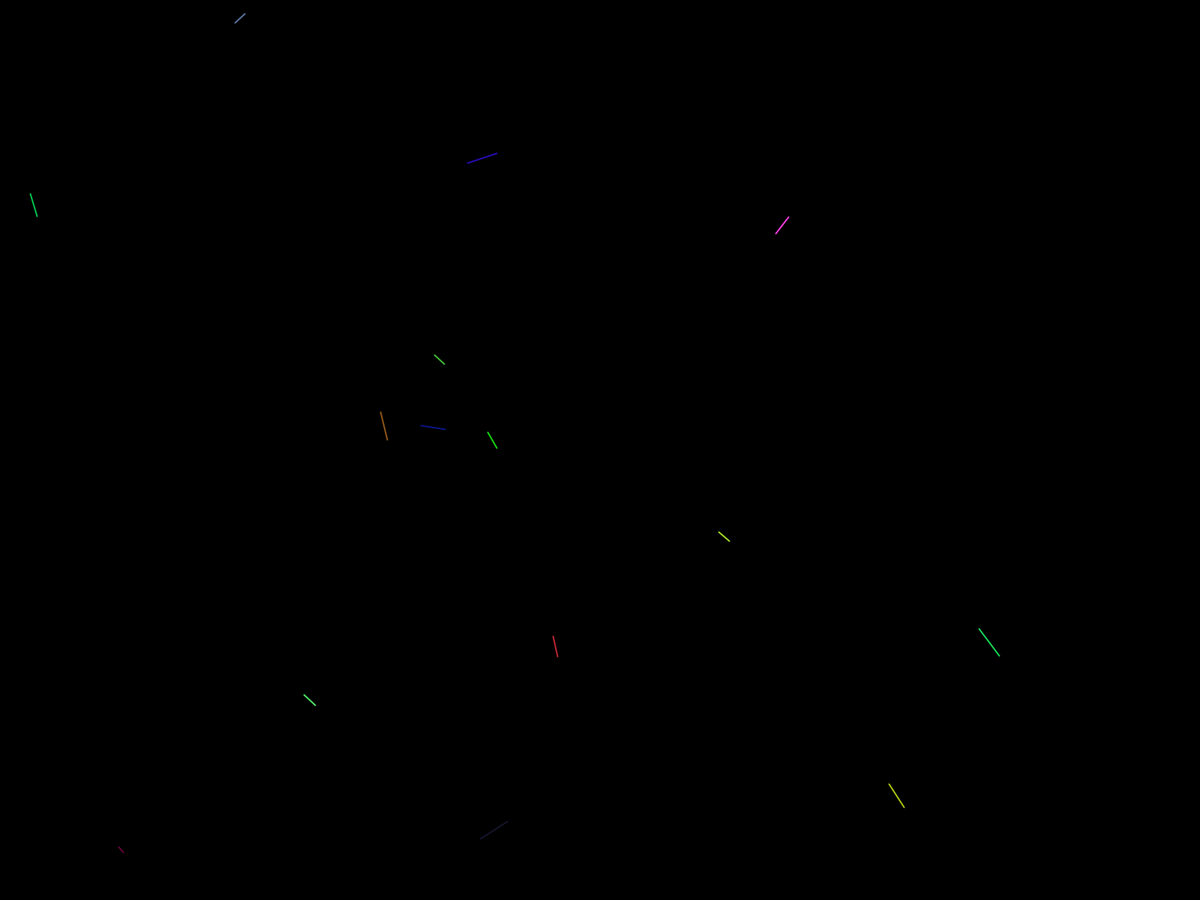
Frame 1 (no input)
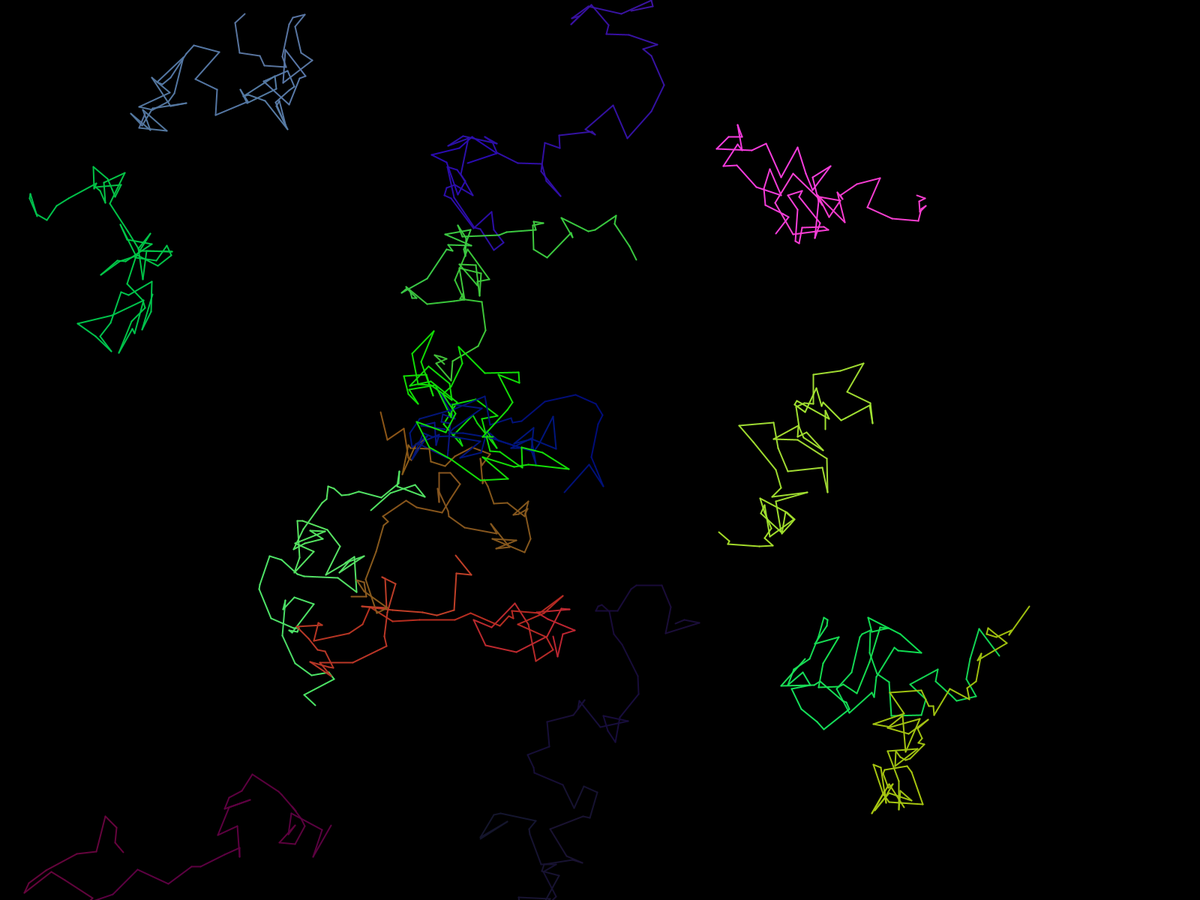
Frame 60 (the mouse pressed at the canvas centre just before this capture)
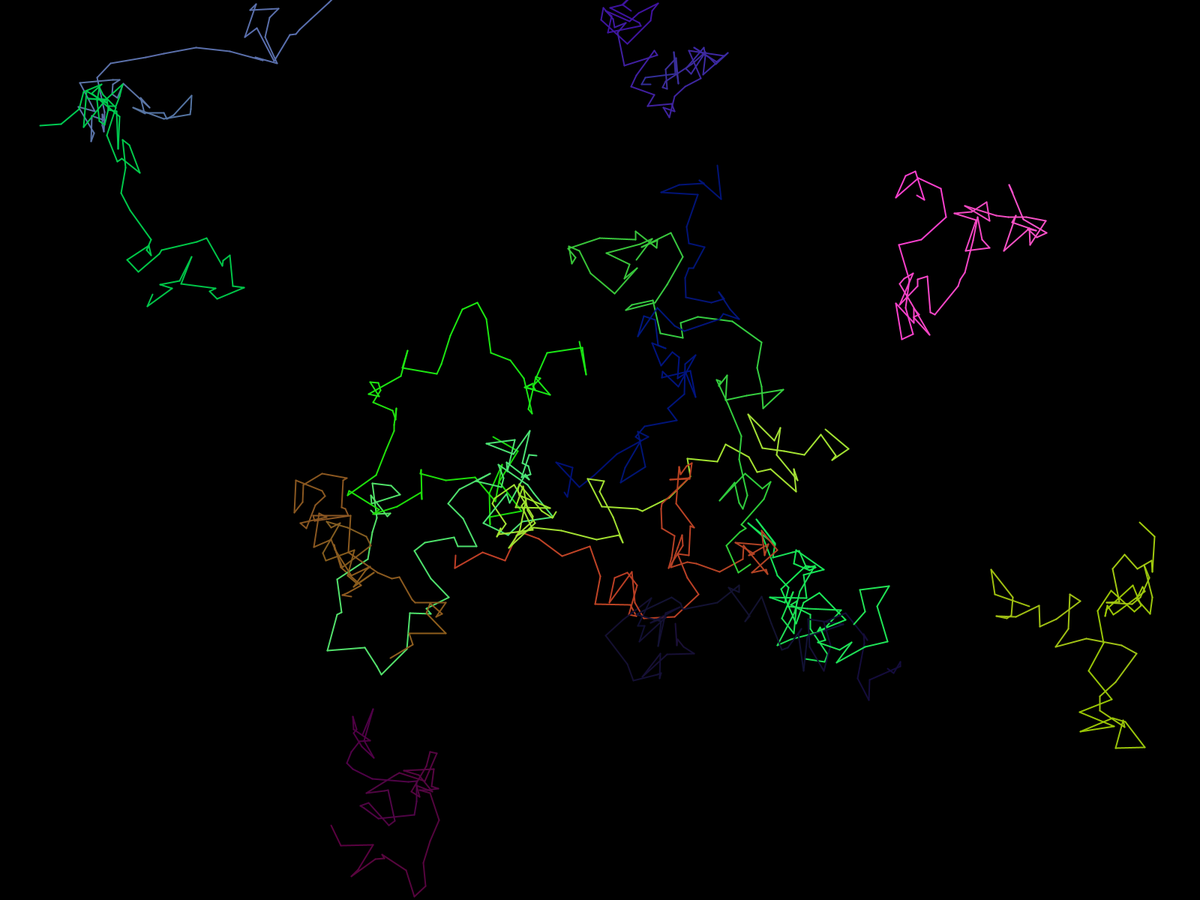
Frame 120 (the mouse held since frame 60 and released just before this capture)

The Processing sketch that drew these frames (run headless with seeded random() and noise(); from frame 60 on, the mouse is pressed at the canvas centre):

// Processing sketch: lines_continuous
// ── lines_continuous.pde
Point[] points;
boolean mouseWasPressed;
int pointCount = 15;
float lineLenMin = 5;
float lineLenMax = 50;
float lineWidth = 2.0;
float colShiftMax = 5.0;


void setup() {
  fullScreen();
  points = new Point[pointCount];
  for (int i = 0; i < pointCount; i++) {
    points[i] = new Point(random(width), random(height), NewRandomColor());
  }
  strokeWeight(lineWidth);
  mouseWasPressed = true;
}

void draw() {
  if (mouseWasPressed) {
    background(0);
    mouseWasPressed = false;
  }
  
  for (Point point : points) {
    float x1 = point.X;
    float y1 = point.Y;
    float lineLen = random(lineLenMin, lineLenMax);
    float angle = random(TWO_PI);
    float dx = lineLen * cos(angle);
    float dy = lineLen * sin(angle);
    float x2 = x1 + dx;
    if (x2 < 0 || width < x2) {
      x2 = x1 - dx;
    }
    float y2 = y1 + dy;
    if (y2 < 0 || height < y2) {
      y2 = y1 - dx;
    }
    point.X = x2;
    point.Y = y2;
    if (int(random(5)) == 0) {
      point.Col.AddRed(int(random(-colShiftMax, colShiftMax)));
    }
    if (int(random(5)) == 0) {
      point.Col.AddGreen(int(random(-colShiftMax, colShiftMax)));
    }
    if (int(random(5)) == 0) {
      point.Col.AddBlue(int(random(-colShiftMax, colShiftMax)));
    }

    stroke(point.Col.Value);
    line(x1, y1, x2, y2);
  }
}

void mousePressed() {
  mouseWasPressed = true;
}

Color NewRandomColor() {
  return new Color(int(random(256)), int(random(256)), int(random(256)));
}

// ── Point.pde
// The color class wraps a native color value in an object so that 
// the colors of multiple things can be updated at the same time.
class Color {
  color Value;
  
  Color(color c) {
    this.Value = c;
  }
  
  Color(int red, int green, int blue) {
    this.Value = color(red, green, blue);
  }
  
  Color(int red, int green, int blue, int alpha) {
    this.Value = color(red, green, blue, alpha);
  }
  
  int Alpha() {
    return this.Value >> 24 & 0xFF;
  }
  
  int Red() {
    return this.Value >> 16 & 0xFF;
  }
  
  int Green() {
    return this.Value >> 8 & 0xFF;
  }
  
  int Blue() {
    return this.Value & 0xFF;
  }
  
  color Opposite() {
    return this.Value ^ 0x00FFFFFF;
  }
  
  Color Set(color col) {
    this.Value = col;
    return this;
  }
  
  Color SetAlpha(int alpha) {
    this.Value = (this.Value & 0x00FFFFFF) | ((alpha & 0xFF) << 24);
    return this;
  }
  
  Color SetRed(int red) {
    this.Value = (this.Value & 0xFF00FFFF) | ((red & 0xFF) << 16);
    return this;
  }
  
  Color SetGreen(int green) {
    this.Value = (this.Value & 0xFFFF00FF) | ((green & 0xFF) << 8);
    return this;
  }
  
  Color SetBlue(int blue) {
    this.Value = (this.Value & 0xFFFFFF00) | (blue & 0xFF);
    return this;
  }

  // AddAlpha adds the provided delta to the alpha value.
  // If the resulting value is less than 0 or more than 255, the result will be either 0 or 255 respectively.
  Color AddAlpha(int delta) {
    return this.SetAlpha(max(min(this.Alpha() + delta, 255), 0));
  }

  // AddRed adds the provided delta to the red value.
  // If the resulting value is less than 0 or more than 255, the result will be either 0 or 255 respectively.
  Color AddRed(int delta) {
    return this.SetRed(max(min(this.Red() + delta, 255), 0));
  }

  // AddGreenm adds the provided delta to the green value.
  // If the resulting value is less than 0 or more than 255, the result will be either 0 or 255 respectively.
  Color AddGreen(int delta) {
    return this.SetGreen(max(min(this.Green() + delta, 255), 0));
  }
  
  // AddBlue adds the provided delta to the blue value.
  // If the resulting value is less than 0 or more than 255, the result will be either 0 or 255 respectively.
  Color AddBlue(int delta) {
    return this.SetBlue(max(min(this.Blue() + delta, 255), 0));
  }
  
  // AddRBG adds the provided deltas to this color.
  // If any resulting value is less than 0 or more than 255, that value ends up being either 0 or 255 respectively.
  Color AddRGB(int dred, int dgreen, int dblue) {
    return this.AddRed(dred).AddGreen(dgreen).AddBlue(dblue);
  }
  
  // AddRGBAlpha adds the provided deltas to this color.
  // If any resulting value is less than 0 or more than 255, that value ends up being either 0 or 255 respectively.
  Color AddRGBAlpha(int dred, int dgreen, int dblue, int dalpha) {
    return this.AddRed(dred).AddGreen(dgreen).AddBlue(dblue).AddAlpha(dalpha);
  }
}

class Point {
  float X;
  float Y;
  Color Col;

  Point(float x, float y, Color col) {
    this.X = x;
    this.Y = y;
    this.Col = col;
  }
}
